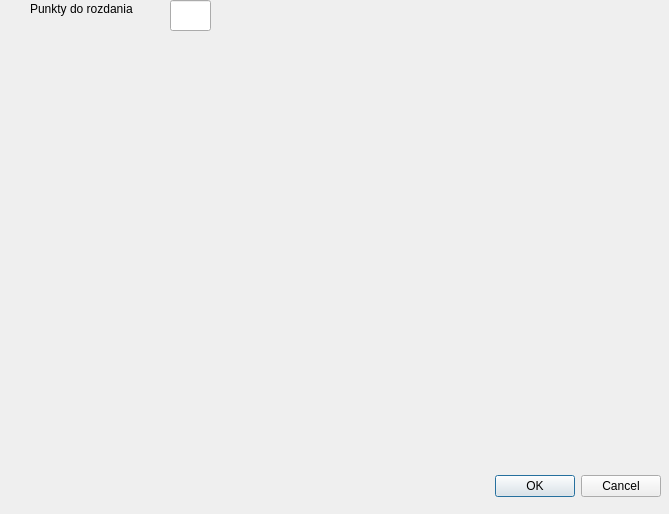
<?xml version="1.0" encoding="UTF-8"?>
<ui version="4.0">
 <class>SkillsMenu</class>
 <widget class="QDialog" name="SkillsMenu">
  <property name="geometry">
   <rect>
    <x>0</x>
    <y>0</y>
    <width>669</width>
    <height>514</height>
   </rect>
  </property>
  <property name="windowTitle">
   <string>Dialog</string>
  </property>
  <widget class="QDialogButtonBox" name="buttonBox">
   <property name="geometry">
    <rect>
     <x>320</x>
     <y>470</y>
     <width>341</width>
     <height>32</height>
    </rect>
   </property>
   <property name="orientation">
    <enum>Qt::Horizontal</enum>
   </property>
   <property name="standardButtons">
    <set>QDialogButtonBox::Cancel|QDialogButtonBox::Ok</set>
   </property>
  </widget>
  <widget class="QLineEdit" name="lineEdit">
   <property name="geometry">
    <rect>
     <x>170</x>
     <y>0</y>
     <width>41</width>
     <height>31</height>
    </rect>
   </property>
  </widget>
  <widget class="QLabel" name="label">
   <property name="geometry">
    <rect>
     <x>30</x>
     <y>0</y>
     <width>141</width>
     <height>17</height>
    </rect>
   </property>
   <property name="text">
    <string>Punkty do rozdania</string>
   </property>
  </widget>
 </widget>
 <resources/>
 <connections>
  <connection>
   <sender>buttonBox</sender>
   <signal>accepted()</signal>
   <receiver>SkillsMenu</receiver>
   <slot>accept()</slot>
   <hints>
    <hint type="sourcelabel">
     <x>248</x>
     <y>254</y>
    </hint>
    <hint type="destinationlabel">
     <x>157</x>
     <y>274</y>
    </hint>
   </hints>
  </connection>
  <connection>
   <sender>buttonBox</sender>
   <signal>rejected()</signal>
   <receiver>SkillsMenu</receiver>
   <slot>reject()</slot>
   <hints>
    <hint type="sourcelabel">
     <x>316</x>
     <y>260</y>
    </hint>
    <hint type="destinationlabel">
     <x>286</x>
     <y>274</y>
    </hint>
   </hints>
  </connection>
 </connections>
</ui>
